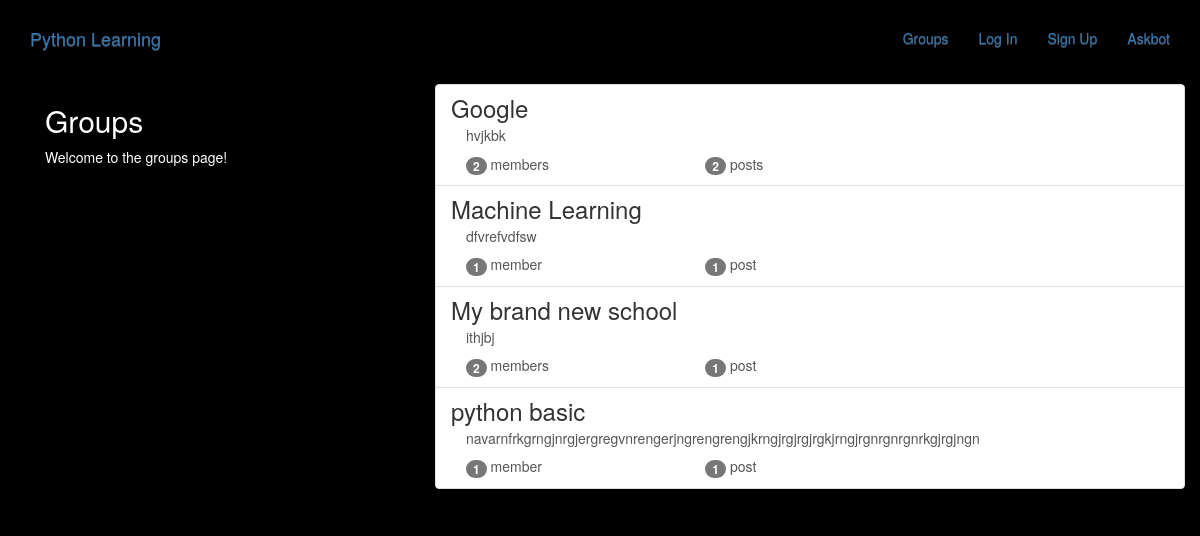
Before: /groups/ with the older database file.
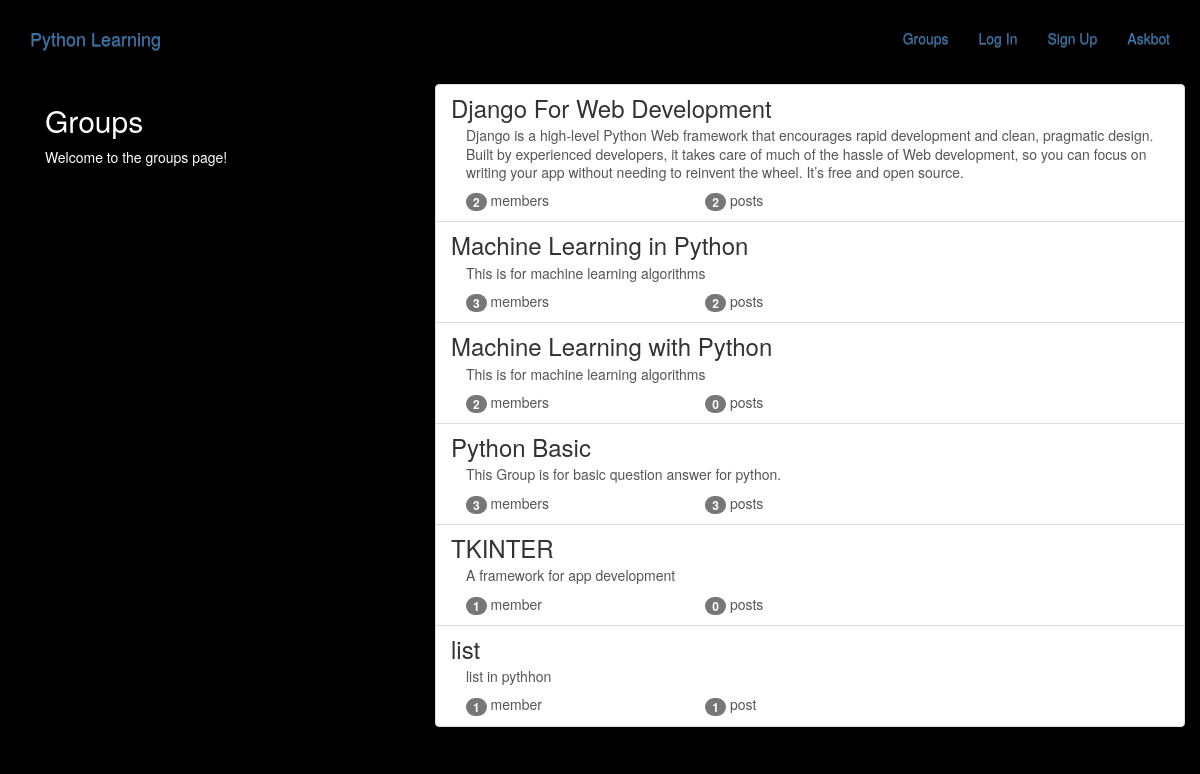
After: the same page with the newer database file.
### groups/models.py (models this page shows, shortened)
class Group(models.Model):
    name = models.CharField(max_length=255,unique=True)
    slug = models.SlugField(allow_unicode=True,unique=True)
    description = models.TextField(blank=True,default='')
    description_html = models.TextField(editable=False,default='',blank=True)
    members = models.ManyToManyField(User,through='GroupMember')
    class Meta:
        ordering = ['name']

### groups/views.py (the view)
# urls.py: path('',views.ListGroups.as_view(),name='all'),
class ListGroups(generic.ListView):
    model = Group

### groups/templates/groups/group_list.html (shortened to what this page needs)
{% extends "groups/group_base.html" %}
{% block pregroup %}
<div class="col-md-4">
  <div class="content">
    <h2>Groups</h2>
    <p>Welcome to the groups page!</p>
  </div>
</div>
{% endblock %}
{% block group_content %}
<div class="col-md-8">
  <div class="list-group">
    {% for group in object_list %}
    <a class='list-group-item' href="{% url 'groups:single' slug=group.slug %}">
       <h3 class='title list-group-item-heading'>{{group.name}}</h3>
       <div class="list-group-item-text container-fluid">
         {{group.description_html|safe}}
         <div class="row">
           <div class="col-md-4">
             <span class='badge'>{{group.members.count}}</span>
             member{{group.members.count|pluralize}}
           </div>
           <div class="col-md-4">
             <span class='badge'>{{group.posts.count}}</span>
             post{{group.posts.count|pluralize}}
           </div>
         </div>
       </div>
    </a>
    {% endfor %}
  </div>
</div>
{% endblock %}

### groups/templates/groups/group_base.html (shortened to what this page needs)
{% extends "base.html" %}
{% block content %}
<div class="container">
  <div class="row">
    {% block pregroup %}{% endblock %}
    {% block group_content %}{% endblock %}
  </div>
</div>
{% endblock %}

### templates/base.html (shortened to what this page needs)
<!DOCTYPE html>
{% load staticfiles %}
<html lang="en" dir="ltr">
  <head>
<link rel="stylesheet" href="https://maxcdn.bootstrapcdn.com/bootstrap/3.3.7/css/bootstrap.min.css">
<link rel="stylesheet" href="https://maxcdn.bootstrapcdn.com/bootstrap/3.3.7/css/bootstrap-theme.min.css">
<link rel="stylesheet" href="{% static 'simplesocial/css/master.css'%}">
  </head>
  <body>
   <nav class='navbar mynav' role='navigation' id='navbar'>
     <div class="container">
       <a class='navbar-brand mynav' href="{% url 'home' %}">Python Learning</a>
        <ul class='nav navbar-nav navbar-right'>
          {% if user.is_authenticated %}
           <li><a href="{% url 'posts:create' %}">Post</a>
           </li>
           <li><a href="{% url 'groups:all' %}">Groups</a>
           </li>
           <li><a href="{% url 'groups:create' %}">Create Group</a>
           </li>
           <li><a href="{% url 'accounts:logout' %}">Log Out</a>
           </li>
           <li><a href="{% url 'home'%}">Askbot</a>
           </li>
           {% else %}
           <li><a href="{% url 'groups:all' %}">Groups</a>
           </li>
           <li><a href="{% url 'accounts:login'%}">Log In</a>
           </li>
           <li><a href="{% url 'accounts:signup'%}">Sign Up</a>
           </li>
           <li><a href="{% url 'home'%}">Askbot</a>
           </li>
           {% endif %}
        </ul>
     </div>
   </nav>
<div class="container mycontent" class="addScroll">
  {% block content %}
  {% endblock %}
</div>
  </body>
</html>

### static/simplesocial/css/master.css (style rules this page uses)
body { margin: 4px; margin-top: 12px; overflow: hidden; background-color: black; color:white; overflow-y:auto; height: 200px; }

Changed rows visible on the page:
removed Group: name "Google", description_html "hvjkbk", members.count "2", posts.count "2"
removed Group: name "Machine Learning", description_html "dfvrefvdfsw", members.count "1", posts.count "1"
removed Group: name "My brand new school", description_html "ithjbj", members.count "2", posts.count "1"
removed Group: name "python basic", description_html "navarnfrkgrngjnrgjergregvnrengerjngrengrengjkrngjrgjrgjrgkjrngjrgnrgnrgnrkgjrgjngn", members.count "1", posts.count "1"
added Group: name "Django For Web Development", description_html "Django is a high-level Python Web framework that encourages rapid development and clean, pragmatic design. Built by experienced developers, it takes care of much of the hassle of Web development, so you can focus on writing your app without needing to reinvent the wheel. It’s free and open source.", members.count "2", posts.count "2"
added Group: name "Machine Learning in Python", description_html "This is for machine learning algorithms", members.count "3", posts.count "2"
added Group: name "Machine Learning with Python", description_html "This is for machine learning algorithms", members.count "2", posts.count "0"
added Group: name "Python Basic", description_html "This Group is for basic question answer for python.", members.count "3", posts.count "3"
added Group: name "TKINTER", description_html "A framework for app development", members.count "1", posts.count "0"
added Group: name "list", description_html "list in pythhon", members.count "1", posts.count "1"
